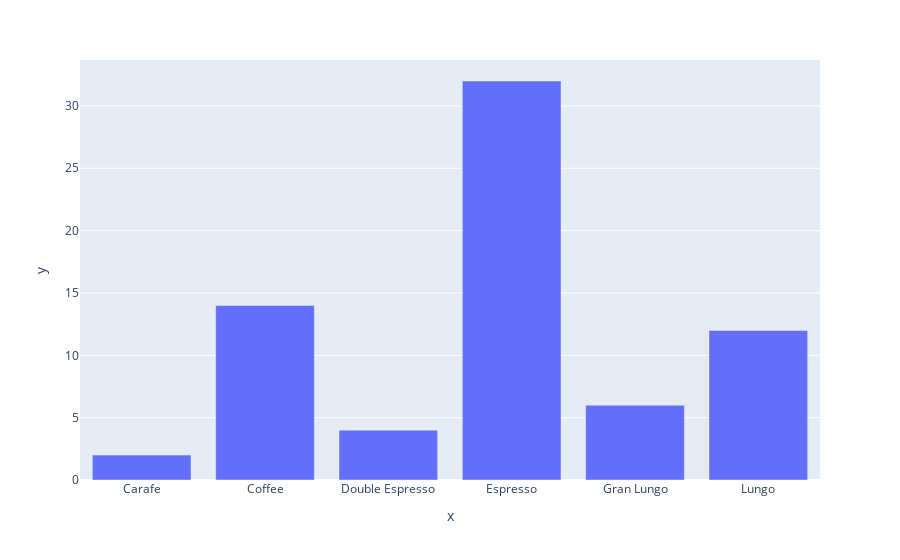

Source (notebook cell):
### Code cell
print(df.groupby(by=['Serving']).size())
px.bar(df.groupby(by=['Serving'])['ID'].count(), x=df.groupby(by=['Serving'])['ID'].count().index, y=df.groupby(by=['Serving'])['ID'].count().values)

### Figure 1 — Plotly figure (JSON) as saved in the notebook; plotly's stock layout.template omitted (floating-point values rounded to 4 significant figures)
{"data": [{"alignmentgroup": "True", "hovertemplate": "x=%{x}<br>y=%{y}<extra></extra>", "legendgroup": "", "marker": {"color": "#636efa", "pattern": {"shape": ""}}, "name": "", "offsetgroup": "", "orientation": "v", "showlegend": false, "textposition": "auto", "type": "bar", "x": ["Carafe", "Coffee", "Double Espresso", "Espresso", "Gran Lungo", "Lungo"], "xaxis": "x", "y": [2, 14, 4, 32, 6, 12], "yaxis": "y"}], "layout": {"barmode": "relative", "legend": {"tracegroupgap": 0}, "margin": {"t": 60}, "xaxis": {"anchor": "y", "domain": [0, 1], "title": {"text": "x"}}, "yaxis": {"anchor": "x", "domain": [0, 1], "title": {"text": "y"}}}}
